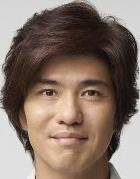
//> input picture 2/1.jpg, 140 x 179 px
$ ./test2 1.jpg   (built with g++ and OpenCV 4)
//> lines starting //> are read from the running program, lines starting //| are printed output that depends on the picture; after the words box and inside, x2 and y2 are one past the last pixel; in counts of white or black regions, pixels touching at a corner belong together
#include "opencv2/core/core.hpp"
#include "opencv2/xfeatures2d.hpp"
#include "opencv2/opencv.hpp"
#include <stdlib.h>
#include <stdio.h>
#include <string>
#include <vector>
using namespace cv;
using namespace std;
/** @function main */


// [27 lines left out: function BGaussian, not called in this run]


int masksizer = 30;
int masksizec = 30;
int maxaverage = 0;
Mat abs_grad_x, abs_grad_y;

vector<Point> initialise(string name)
{
//> called with name = "1.jpg"
	Mat src, src_gray , newer;
	string window_name = "Sobel Demo - Simple Edge Detector";
	src = imread(name , 1);
//> src is the input picture: 179 rows x 140 cols, CV_8UC3; mean B, G, R 104.5, 115.4, 133.2

	if( !src.data ){
		cout << "Unable to open Image file\n\n";
		exit(0);
	}

	cvtColor( src, src_gray, CV_RGB2GRAY );
	//=========================================================================================================
	Mat grad;
	int scale = 1;
	int delta = 0;
	int ddepth = CV_16S;
	int c;

	// Generate grad_x and grad_y
	Mat grad_x, grad_y;

	// Gradient X
	Sobel( src_gray, grad_x, ddepth, 1, 0, 3, scale, delta, BORDER_DEFAULT );
	convertScaleAbs( grad_x, abs_grad_x );

	// Gradient Y
	Sobel( src_gray, grad_y, ddepth, 0, 1, 3, scale, delta, BORDER_DEFAULT );
	convertScaleAbs( grad_y, abs_grad_y );

	// Total Gradient (approximate)
	addWeighted( abs_grad_x, 0.5, abs_grad_y, 0.5, 0, grad );
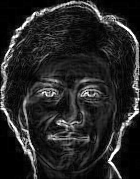
//> grad: 179 rows x 140 cols, CV_8UC1; min 0, max 255, mean 38.8

	// eye detection
	int gridsize = abs_grad_y.rows/16;
	vector<int> results;
	for(int i = 4 ; i < 11 ; i++ ){
		line(abs_grad_y,Point(0,i*gridsize),Point(abs_grad_y.cols,i*gridsize),Scalar(255),1);
		int sum = 0;
		for(int p = 0 ; p < gridsize ; ++p){
			for(int j = 0 ; j < abs_grad_x.cols ; ++j){
					sum += abs_grad_y.at<uchar>(i*gridsize +p,j);
			}
		}
		results.push_back(sum);
	}
//> this loop made 7 passes
//> sum on passes 1 to 7: 82788, 83495, 75929, 112179, 119757, 85119, 94612
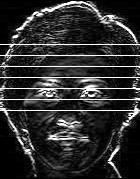
//> abs_grad_y: 179 rows x 140 cols, CV_8UC1; min 0, max 255, mean 46.8
	int max_location = 0, sec_max_loc = 0 , max_value = 0 , sec_max_value = 0;
	for(int i = 0 ; i < results.size() ; ++i){
		if(results.at(i) > max_value){
			sec_max_loc = max_location;
			sec_max_value = max_value;
			max_location = i;
			max_value = results.at(i);
		}
	}
//> this loop made 7 passes
//> (sec_max_value, max_value) on passes 2, 4, 5: (82788, 83495), (83495, 112179), (112179, 119757)
//> after the loop, sec_max_loc = 3; sec_max_value = 112179; max_location = 4; max_value = 119757
	// [4 lines of commented-out code are left out]

	line(abs_grad_y,Point(10,(4+max_location)*gridsize),Point(abs_grad_y.cols-10,(4+max_location)*gridsize),Scalar(255),3);
//> abs_grad_y: 179 rows x 140 cols, CV_8UC1; 1.8% of pixels changed, all inside (x1, y1, x2, y2) = (9, 86, 132, 91)

	// mouth detection
	vector<int> results1;
	for(int i = 10 ; i < 16 ; i++ ){
		line(abs_grad_y,Point(0,i*gridsize),Point(abs_grad_y.cols,i*gridsize),Scalar(255),1);
		int sum = 0;
		for(int p = 0 ; p < gridsize ; ++p){
			for(int j = 0 ; j < abs_grad_x.cols ; ++j){
				sum += abs_grad_y.at<uchar>(i*gridsize +p,j);
			}
		}
		results1.push_back(sum);
	}
//> this loop made 6 passes
//> sum on passes 1 to 6: 94612, 102636, 103090, 82044, 68325, 58644
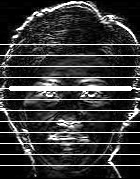
//> abs_grad_y: 179 rows x 140 cols, CV_8UC1; min 0, max 255, mean 56.6
	int max_location1 = 0, sec_max_loc1 = 0 , max_value1 = 0 , sec_max_value1 = 0;
	for(int i = 0 ; i < results1.size() ; ++i){
		if(results1.at(i) > max_value1){
			sec_max_loc1 = max_location1;
			sec_max_value1 = max_value1;
			max_location1 = i;
			max_value1 = results1.at(i);
		}
	}
//> this loop made 6 passes
//> (sec_max_value1, max_value1) on passes 2 to 3: (94612, 102636), (102636, 103090)
//> after the loop, sec_max_loc1 = 1; sec_max_value1 = 102636; max_location1 = 2; max_value1 = 103090
	// [4 lines of commented-out code are left out]

	line(abs_grad_y,Point(10,(10+max_location1)*gridsize),Point(abs_grad_y.cols-10,(10+max_location1)*gridsize),Scalar(255),3);
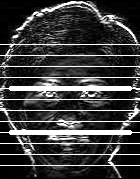
//> abs_grad_y: 179 rows x 140 cols, CV_8UC1; 1.93% of pixels changed, all inside (x1, y1, x2, y2) = (9, 130, 132, 135)

	long s = 0;
	for(int i = 0 ; i < abs_grad_y.rows ; ++i){
		for(int j = 0 ; j < abs_grad_y.cols ; ++j){
			int q = 0;
			for(int a = -masksizer/2 ; a < masksizer/2 ; ++a){
				for(int b = -masksizec/2 ; b < masksizec/2 ; ++b){
					if((i+a >= 0) and (i + a < src_gray.rows) and (j+b >= 0) and (j+b < src_gray.cols))
						q += abs_grad_y.at<uchar>(i+a,j+b);
				}
			}
			int qav = q/81;
			if(qav > maxaverage)
				maxaverage = qav;
		}
	}
//> this loop made 179 passes
//> maxaverage on passes 1 to 3: 457, 474, 486
//> after the loop, maxaverage = 1465

	imwrite("result.jpg",grad);
	imwrite("resultx.jpg",abs_grad_x);
	imwrite("resulty.jpg",abs_grad_y);

	//=============================================================================================================

	newer = src_gray.clone();
	namedWindow( window_name, CV_WINDOW_AUTOSIZE );
	int center_val = src_gray.at<uchar>(src.rows/2,src.cols/2);
//> center_val = 157
	int start = src_gray.at<uchar>(0,0);
//> start = 213
	int limit = 25;
	int left = 0, top = 0;
	int prev1 = start , prev2 = 0;
//> prev1 = 213

	// imshow( window_name, newer);
	// waitKey(0);
	grad = src_gray.clone();
	src_gray = newer.clone();
	float max_var = 0;
	float eye_prob;
	float max_var2 = 0;
	float max_i = 0;
	float max_j = 0;
	float max_i2 = 0;
	float max_j2 = 0;
	for(int i = 3 ; i < src_gray.rows/2 - 3 ; ++i){
		for(int j = 3 ; j < src_gray.cols/2 ; ++j){
			float sum_x = 0;
			float sum_x2 = 0;
			for(int a = -3 ; a < 4 ; ++a){
				for(int b = -3 ; b < 4 ; ++b){
					sum_x += src_gray.at<uchar>(i+a,j+b);
				}
			}
			float mean = sum_x / 49;
			for(int a = -3 ; a < 4 ; ++a){
				for(int b = -3 ; b < 4 ; ++b){
					sum_x2 += (src_gray.at<uchar>(i+a,j+b)-mean)*(src_gray.at<uchar>(i+a,j+b)-mean);
				}
			}
			float mean2 = sum_x2 / 49;
			float variance = mean2;
			int q = 0;
			for(int a = -masksizer/2 ; a < masksizer/2 ; ++a){
				for(int b = -masksizec/2 ; b < masksizec/2 ; ++b){
					if((i+a >= 0) and (i + a < src_gray.rows) and (j+b >= 0) and (j+b < src_gray.cols))
						q += abs_grad_y.at<uchar>(i+a,j+b);
				}
			}
			int localav = q/81;
			bool truth = (localav >(maxaverage/1.3));
			if((variance > max_var) and truth){
				max_var = variance;
				max_i = i;
				max_j = j;
			}
			grad.at<uchar>(i,j) = variance ;
		}
	}
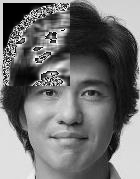
//> grad: 179 rows x 140 cols, CV_8UC1; min 0, max 255, mean 113.9
//> after the loop, max_var = 2105; max_i = 79; max_j = 53
	for(int i = 3 ; i < src_gray.rows/2 - 3 ; ++i){
		for(int j = src_gray.cols/2 ; j < src_gray.cols - 3 ; ++j){
			float sum_x = 0;
			float sum_x2 = 0;
			for(int a = -3 ; a < 4 ; ++a){
				for(int b = -3 ; b < 4 ; ++b){
					sum_x += src_gray.at<uchar>(i+a,j+b);
				}
			}
			float mean = sum_x / 49;
			for(int a = -3 ; a < 4 ; ++a){
				for(int b = -3 ; b < 4 ; ++b){
					sum_x2 += (src_gray.at<uchar>(i+a,j+b)-mean)*(src_gray.at<uchar>(i+a,j+b)-mean);
				}
			}
			float mean2 = sum_x2 / 49;
			float variance = mean2;
			int q = 0;
			for(int a = -masksizer/2 ; a < masksizer/2 ; ++a){
				for(int b = -masksizec/2 ; b < masksizec/2 ; ++b){
					if((i+a >= 0) and (i + a < src_gray.rows) and (j+b >= 0) and (j+b < src_gray.cols))
						q += abs_grad_y.at<uchar>(i+a,j+b);
				}
			}
			int localav = q/81;
			bool truth = (localav >(maxaverage/1.5));
			if((variance > max_var2) and truth){
				max_var2 = variance;
				max_i2 = i;
				max_j2 = j;
			}
		}
	}
//> after the loop, max_var2 = 1940; max_i2 = 85; max_j2 = 90


	Mat other_features;
	threshold(abs_grad_y , other_features , 210 , 255 , 1);
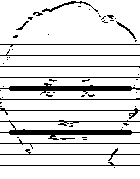
//> other_features: 179 rows x 140 cols, CV_8UC1; 86.7% white; 58 black regions (43 under 20 px), largest, box (x1, y1, x2, y2) and area: (0, 120, 140, 140) 846, (0, 83, 140, 95) 667, (0, 108, 140, 119) 193
	// imshow(window_name , other_features);
	// waitKey(0);
	int mouth_col = (max_j + max_j2) / 2;
//> mouth_col = 71
	int mouth_row = (max_i + max_i2) / 2;
//> mouth_row = 82
	int starter = 0 , end = 0;
	for(int i = mouth_row ; i < src.rows ; ++i){
		if(starter == 0 and other_features.at<uchar>(i,mouth_col) == 0){
			//cout << "hello" << endl;
			starter = i;
		}
		else if(other_features.at<uchar>(i,mouth_col) == 0)
			end = i;
	}
//> this loop made 97 passes
//> after the loop, starter = 86
	int middle = (starter + end) / 2;
//> middle = 125
	//cout << starter << " " << end << endl;
	int distance_eye = max_j2 - max_j;
//> distance_eye = 37
	Mat extra_features;
	threshold(abs_grad_x , extra_features , 150 , 255 , THRESH_TOZERO);
	for(int i = 0 ; i < extra_features.rows ; ++i){
		int prevloc = 0;
		for(int j = extra_features.cols/2 ; j < extra_features.cols ; ++j){
			if(extra_features.at<uchar>(i,j) != 0){
				extra_features.at<uchar>(i ,prevloc) = 0;
				prevloc = j;
			}
		}
		prevloc = 0;
		for(int j = extra_features.cols/2 ; j >= 0 ; --j){
			if(extra_features.at<uchar>(i,j) != 0){
				extra_features.at<uchar>(i ,prevloc) = 0;
				prevloc = j;
			}
		}
	}
//> this loop made 179 passes
//> prevloc on passes 1 to 3: 0, 0, 70
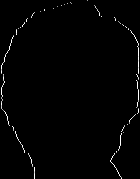
//> extra_features: 179 rows x 140 cols, CV_8UC1; min 0, max 255, mean 3.2

	vector<Point> to_ret(0);
	to_ret.push_back(Point(max_j,max_i));
//> to_ret = 1 Point (x, y): [53, 79]
	to_ret.push_back(Point(max_j2,max_i2));
//> to_ret = 2 Points (x, y): [53, 79], [90, 85]
	to_ret.push_back(Point(mouth_col,starter));
//> to_ret = 3 Points (x, y): [53, 79], [90, 85], [71, 86]
	to_ret.push_back(Point(mouth_col,end));
//> to_ret = 4 Points (x, y): [53, 79], [90, 85], [71, 86], [71, 165]
	to_ret.push_back(Point(mouth_col,end + (-starter + end)/2));
//> to_ret = 5 Points (x, y): [53, 79], [90, 85], [71, 86], [71, 165], [71, 204]
	to_ret.push_back(Point(mouth_col,(starter + end) / 2));
//> to_ret = 6 Points (x, y): [53, 79], [90, 85], [71, 86], [71, 165], [71, 204], [71, 125]
	to_ret.push_back(Point(mouth_col,((max_j2 - max_j)*2)/3 + max_i));
//> to_ret = 7 Points (x, y): [53, 79], [90, 85], [71, 86], [71, 165], [71, 204], [71, 125], [71, 103]
	// [7 lines of commented-out code are left out]
	int number_divisions = 10;
	for(int i = (max_i + max_i2)/2 ; i < extra_features.rows ; i += (extra_features.rows/(2*number_divisions))){
		for(int j = extra_features.cols/2 ; j < extra_features.cols ; ++j){
			if(extra_features.at<uchar>(i,j) != 0){
				to_ret.push_back(Point(j,i));
				//circle(src,Point(j,i),2,Scalar(0,255,0));
			}
		}
		for(int j = extra_features.cols/2 ; j >= 0 ; --j){
			if(extra_features.at<uchar>(i,j) != 0){
				to_ret.push_back(Point(j,i));
				// circle(src,Point(j,i),2,Scalar(0,255,0));
			}
		}
	}
//> this loop made 13 passes
//> after the loop, to_ret = 33 Points (x, y), first 12: [53, 79], [90, 85], [71, 86], [71, 165], [71, 204], [71, 125], [71, 103], [137, 82], [4, 82], [138, 90], [1, 90], [138, 98]

	for(int i = (max_i + max_i2)/2 - (extra_features.rows/(2*number_divisions)); i >= 0 ; i -= (extra_features.rows/(2*number_divisions))){
		for(int j = extra_features.cols/2 ; j < extra_features.cols ; ++j){
			if(extra_features.at<uchar>(i,j) != 0){
				to_ret.push_back(Point(j,i));
				// circle(src,Point(j,i),2,Scalar(0,255,0));
			}
		}
		for(int j = extra_features.cols/2 ; j >= 0 ; --j){
			if(extra_features.at<uchar>(i,j) != 0){
				to_ret.push_back(Point(j,i));
				// circle(src,Point(j,i),2,Scalar(0,255,0));
			}
		}
	}
//> this loop made 10 passes
//> after the loop, to_ret = 53 Points (x, y), first 12: [53, 79], [90, 85], [71, 86], [71, 165], [71, 204], [71, 125], [71, 103], [137, 82], [4, 82], [138, 90], [1, 90], [138, 98]

	// [5 lines of commented-out code are left out]

	return to_ret;

}


int main( int argc, char** argv )
{
	string name(argv[1]);
	initialise(name);
	return 0;
}

$ run again, on 2/11.jpg
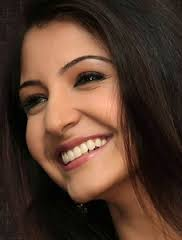
//> input picture 2/11.jpg, 182 x 240 px
//> in initialise, src is the input picture: 240 rows x 182 cols, CV_8UC3; mean B, G, R 45, 58.9, 84.4
//> the loop in initialise, `for(int i = 4 ; i < 11 ; i++ )` made 7 passes
//> sum on passes 1 to 7: 120220, 138985, 96963, 107320, 126106, 145498, 116715
//> the loop in initialise, `for(int i = 0 ; i < results.size() ; ++i)` made 7 passes
//> (sec_max_value, max_value) on passes 2, 6: (120220, 138985), (138985, 145498)
//> after the loop in initialise, `for(int i = 0 ; i < results.size() ; ++i)`: sec_max_loc = 1; sec_max_value = 138985; max_location = 5; max_value = 145498
//> the loop in initialise, `for(int i = 10 ; i < 16 ; i++ )` made 6 passes
//> sum on passes 1 to 6: 116715, 95548, 101205, 93764, 73379, 75957
//> after the loop in initialise, `for(int i = 10 ; i < 16 ; i++ )`:
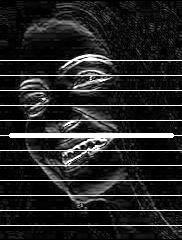
//> abs_grad_y: 240 rows x 182 cols, CV_8UC1; min 0, max 255, mean 38.3
//> the loop in initialise, `for(int i = 0 ; i < results1.size() ; ++i)` made 6 passes
//> after the loop in initialise, `for(int i = 0 ; i < results1.size() ; ++i)`: sec_max_loc1 = 0; max_value1 = 116715
//> the loop in initialise, `for(int i = 0 ; i < abs_grad_y.rows ; ++i)` made 240 passes
//> maxaverage on passes 1 to 3: 182, 192, 198
//> after the loop in initialise, `for(int i = 0 ; i < abs_grad_y.rows ; ++i)`: maxaverage = 1619
//> center_val = 120
//> start = 24
//> after the loop in initialise, `for(int i = 3 ; i < src_gray.rows/2 - 3 ; ++i)`: max_var = 1018.5; max_i = 70; max_j = 90
//> the loop in initialise, `for(int i = 3 ; i < src_gray.rows/2 - 3 ; ++i)` made 114 passes
//> (max_var2, max_i2, max_j2) on passes 1 to 8: (0, 0, 0), (0, 0, 0), (0, 0, 0), (0, 0, 0), (0, 0, 0), (0, 0, 0), (0, 0, 0), (0, 0, 0)
//> after the loop in initialise, `for(int i = 3 ; i < src_gray.rows/2 - 3 ; ++i)`: max_var2 = 1468.3; max_i2 = 71; max_j2 = 99
//> other_features: 240 rows x 182 cols, CV_8UC1; 91.1% white; 38 black regions (26 under 20 px), largest, box (x1, y1, x2, y2) and area: (0, 133, 182, 145) 896, (0, 144, 182, 154) 872, (0, 54, 182, 68) 307
//> mouth_col = 94
//> mouth_row = 70
//> middle = 147
//> distance_eye = 9
//> the loop in initialise, `for(int i = 0 ; i < extra_features.rows ; ++i)` made 240 passes
//> prevloc on passes 1 to 3: 0, 0, 0
//> after the loop in initialise, `for(int i = 0 ; i < extra_features.rows ; ++i)`:
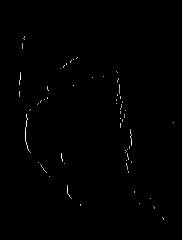
//> extra_features: 240 rows x 182 cols, CV_8UC1; min 0, max 255, mean 1.1
//> in initialise, `to_ret.push_back(Point(max_j,max_i));`: to_ret = 1 Point (x, y): [90, 70]
//> in initialise, `to_ret.push_back(Point(max_j2,max_i2));`: to_ret = 2 Points (x, y): [90, 70], [99, 71]
//> in initialise, `to_ret.push_back(Point(mouth_col,starter));`: to_ret = 3 Points (x, y): [90, 70], [99, 71], [94, 70]
//> in initialise, `to_ret.push_back(Point(mouth_col,end));`: to_ret = 4 Points (x, y): [90, 70], [99, 71], [94, 70], [94, 225]
//> in initialise, `to_ret.push_back(Point(mouth_col,end + (-starter + end)/2));`: to_ret = 5 Points (x, y): [90, 70], [99, 71], [94, 70], [94, 225], [94, 302]
//> in initialise, `to_ret.push_back(Point(mouth_col,(starter + end) / 2));`: to_ret = 6 Points (x, y): [90, 70], [99, 71], [94, 70], [94, 225], [94, 302], [94, 147]
//> in initialise, `to_ret.push_back(Point(mouth_col,((max_j2 - max_j)*2)/3 + max_i));`: to_ret = 7 Points (x, y): [90, 70], [99, 71], [94, 70], [94, 225], [94, 302], [94, 147], [94, 76]
//> the loop in initialise, `for(int i = (max_i + max_i2)/2 ; i < extra_features.rows ; i += (extra..` made 15 passes
//> after the loop in initialise, `for(int i = (max_i + max_i2)/2 ; i < extra_features.rows ; i += (extra..`: to_ret = 23 Points (x, y), first 12: [90, 70], [99, 71], [94, 70], [94, 225], [94, 302], [94, 147], [94, 76], [117, 82], [19, 82], [117, 94], [19, 94], [121, 106]
//> the loop in initialise, `for(int i = (max_i + max_i2)/2 - (extra_features.rows/(2*number_divisi..` made 5 passes
//> after the loop in initialise, `for(int i = (max_i + max_i2)/2 - (extra_features.rows/(2*number_divisi..`: to_ret = 25 Points (x, y), first 12: [90, 70], [99, 71], [94, 70], [94, 225], [94, 302], [94, 147], [94, 76], [117, 82], [19, 82], [117, 94], [19, 94], [121, 106]

$ run again, on 2/12.jpg
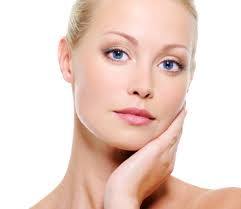
//> input picture 2/12.jpg, 241 x 209 px
//> in initialise, src is the input picture: 209 rows x 241 cols, CV_8UC3; mean B, G, R 204, 213.4, 236.6
//> the loop in initialise, `for(int i = 4 ; i < 11 ; i++ )` made 7 passes
//> sum on passes 1 to 7: 160801, 110397, 86128, 103842, 141826, 118115, 108960
//> the loop in initialise, `for(int i = 0 ; i < results.size() ; ++i)` made 7 passes
//> after the loop in initialise, `for(int i = 0 ; i < results.size() ; ++i)`: sec_max_loc = 0; max_value = 160801
//> the loop in initialise, `for(int i = 10 ; i < 16 ; i++ )` made 6 passes
//> sum on passes 1 to 6: 108960, 126599, 103841, 103273, 129810, 110157
//> the loop in initialise, `for(int i = 0 ; i < results1.size() ; ++i)` made 6 passes
//> (sec_max_value1, max_value1) on passes 2, 5: (108960, 126599), (126599, 129810)
//> after the loop in initialise, `for(int i = 0 ; i < results1.size() ; ++i)`: sec_max_loc1 = 1; sec_max_value1 = 126599; max_location1 = 4; max_value1 = 129810
//> the loop in initialise, `for(int i = 0 ; i < abs_grad_y.rows ; ++i)` made 209 passes
//> maxaverage on passes 1 to 3: 159, 171, 181
//> after the loop in initialise, `for(int i = 0 ; i < abs_grad_y.rows ; ++i)`: maxaverage = 1533
//> center_val = 205
//> start = 255
//> the loop in initialise, `for(int i = 3 ; i < src_gray.rows/2 - 3 ; ++i)` made 98 passes
//> (max_var, max_i, max_j) on passes 1 to 8: (0, 0, 0), (0, 0, 0), (0, 0, 0), (0, 0, 0), (0, 0, 0), (0, 0, 0), (0, 0, 0), (0, 0, 0)
//> after the loop in initialise, `for(int i = 3 ; i < src_gray.rows/2 - 3 ; ++i)`: max_var = 3993.1; max_i = 54; max_j = 113
//> the loop in initialise, `for(int i = 3 ; i < src_gray.rows/2 - 3 ; ++i)` made 98 passes
//> after the loop in initialise, `for(int i = 3 ; i < src_gray.rows/2 - 3 ; ++i)`: max_var2 = 4619.4; max_i2 = 65; max_j2 = 176
//> in initialise, `threshold(abs_grad_y , other_features , 210 , 255 , 1);`:
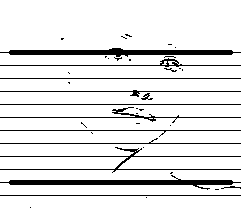
//> other_features: 209 rows x 241 cols, CV_8UC1; 89.5% white; 40 black regions (27 under 20 px), largest, box (x1, y1, x2, y2) and area: (0, 48, 241, 57) 1169, (0, 175, 241, 190) 1168, (0, 147, 241, 173) 595
//> mouth_col = 144
//> mouth_row = 59
//> the loop in initialise, `for(int i = mouth_row ; i < src.rows ; ++i)` made 150 passes
//> after the loop in initialise, `for(int i = mouth_row ; i < src.rows ; ++i)`: starter = 65
//> middle = 130
//> distance_eye = 63
//> the loop in initialise, `for(int i = 0 ; i < extra_features.rows ; ++i)` made 209 passes
//> prevloc on passes 1 to 3: 76, 0, 0
//> after the loop in initialise, `for(int i = 0 ; i < extra_features.rows ; ++i)`:
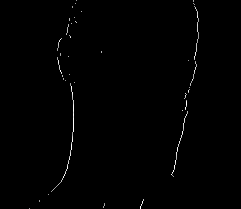
//> extra_features: 209 rows x 241 cols, CV_8UC1; min 0, max 255, mean 1.5
//> in initialise, `to_ret.push_back(Point(max_j,max_i));`: to_ret = 1 Point (x, y): [113, 54]
//> in initialise, `to_ret.push_back(Point(max_j2,max_i2));`: to_ret = 2 Points (x, y): [113, 54], [176, 65]
//> in initialise, `to_ret.push_back(Point(mouth_col,starter));`: to_ret = 3 Points (x, y): [113, 54], [176, 65], [144, 65]
//> in initialise, `to_ret.push_back(Point(mouth_col,end));`: to_ret = 4 Points (x, y): [113, 54], [176, 65], [144, 65], [144, 195]
//> in initialise, `to_ret.push_back(Point(mouth_col,end + (-starter + end)/2));`: to_ret = 5 Points (x, y): [113, 54], [176, 65], [144, 65], [144, 195], [144, 260]
//> in initialise, `to_ret.push_back(Point(mouth_col,(starter + end) / 2));`: to_ret = 6 Points (x, y): [113, 54], [176, 65], [144, 65], [144, 195], [144, 260], [144, 130]
//> in initialise, `to_ret.push_back(Point(mouth_col,((max_j2 - max_j)*2)/3 + max_i));`: to_ret = 7 Points (x, y): [113, 54], [176, 65], [144, 65], [144, 195], [144, 260], [144, 130], [144, 96]
//> the loop in initialise, `for(int i = (max_i + max_i2)/2 ; i < extra_features.rows ; i += (extra..` made 15 passes
//> after the loop in initialise, `for(int i = (max_i + max_i2)/2 ; i < extra_features.rows ; i += (extra..`: to_ret = 33 Points (x, y), first 12: [113, 54], [176, 65], [144, 65], [144, 195], [144, 260], [144, 130], [144, 96], [194, 59], [57, 59], [195, 69], [59, 69], [192, 79]
//> the loop in initialise, `for(int i = (max_i + max_i2)/2 - (extra_features.rows/(2*number_divisi..` made 5 passes
//> after the loop in initialise, `for(int i = (max_i + max_i2)/2 - (extra_features.rows/(2*number_divisi..`: to_ret = 42 Points (x, y), first 12: [113, 54], [176, 65], [144, 65], [144, 195], [144, 260], [144, 130], [144, 96], [194, 59], [57, 59], [195, 69], [59, 69], [192, 79]
